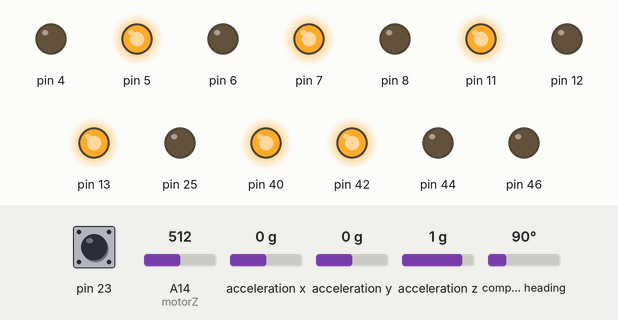
Recording of a sketch running on a simulated Arduino Mega 2560, built with avr-gcc and run on an emulated ATmega2560. Shown: output pins drawn as LEDs (lit = HIGH). Dashed ring = blinking. The test bench sets the inputs (shaded band); at power-on: pin 23 LOW, A14 (motorZ) = 512, acceleration x 0 g, acceleration y 0 g, acceleration z 1 g, compass heading 90°. What the sketch prints to the serial monitor is not drawn.

Above: at 1.3 s.
1.4 s: pin 23 driven HIGH
At 2.1 s:
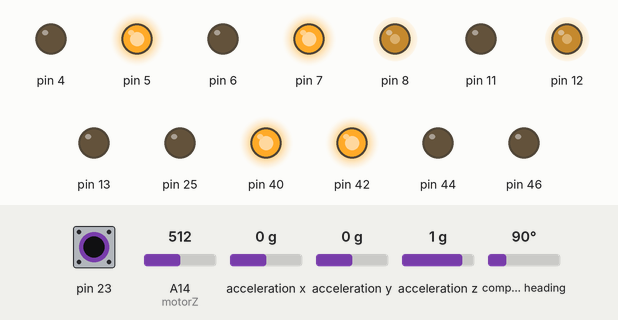
3.0 s: A14 (motorZ) set to 306
At 4.2 s:
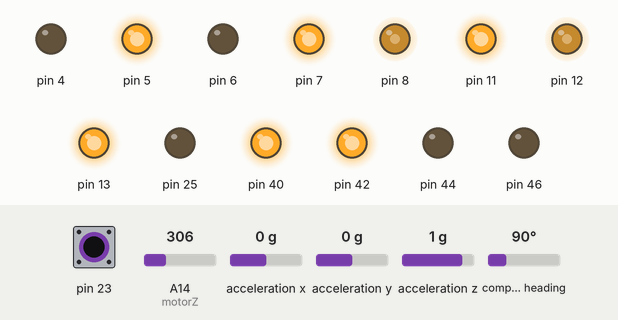
4.5 s: A14 (motorZ) set to 716
At 5.6 s:
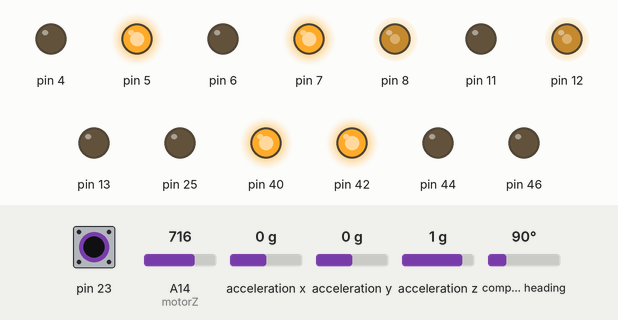
6.0 s: pin 23 driven LOW
At 6.7 s:
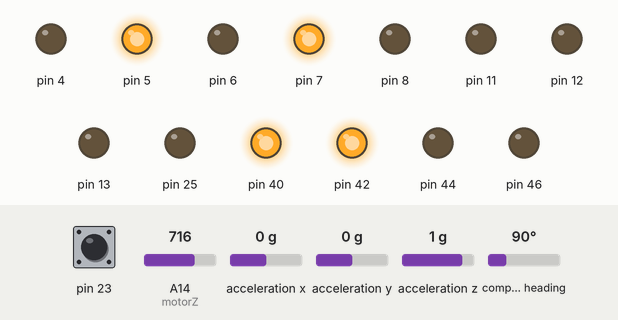
7.5 s: pin 23 pulsed HIGH 2 times (0.12 s each, 0.3 s apart)
At 7.56 s:
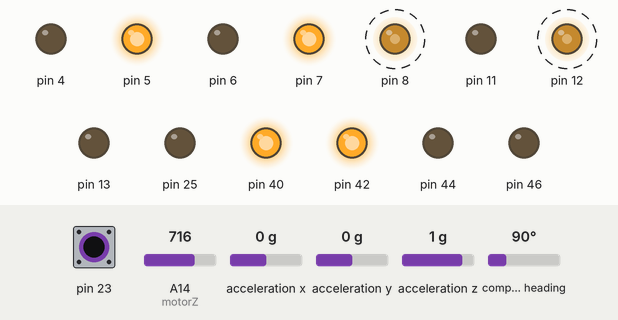
11.1 s: pin 23 pulsed HIGH 5 times (0.12 s each, 0.3 s apart)
At 13.5 s:
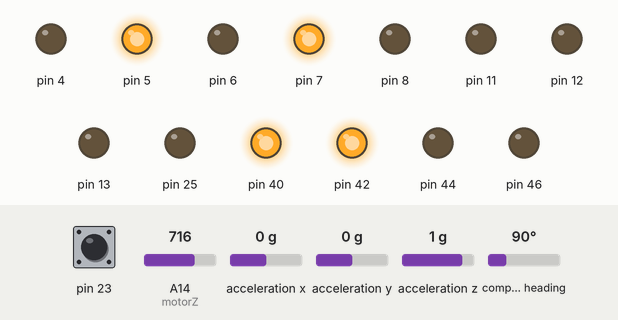
Timing chart, 0 to 15.0 s (numbered marks = the images above; inputs shaded):
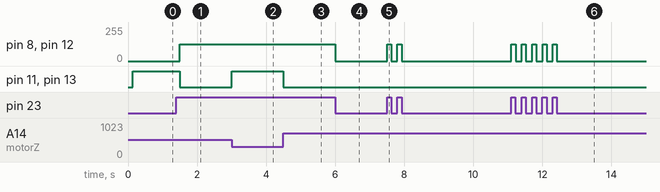

Measured:
- after the input at 1.4 s, pin 8, pin 12: 0/255 → 127/255 after 0.10 s; pin 11, pin 13: HIGH → LOW after 0.10 s
- after the input at 3.0 s, pin 11, pin 13: LOW → HIGH at once
- after the input at 4.5 s, pin 11, pin 13: HIGH → LOW at once
- after the input at 6.0 s, pin 8, pin 12: 127/255 → 0/255 at once
- after the input at 7.5 s, pin 8, pin 12: alternates 127/255 for 0.12 s and 0/255 for 0.18 s, 4 changes in all, then stays 0/255, starting at once
- after the input at 11.1 s, pin 8, pin 12: alternates 127/255 for 0.12 s and 0/255 for 0.18 s, 10 changes in all, then stays 0/255, starting at once

The sketch:

motorZ.ino
```cpp
#include <SetUp.h>

int cnt = 0;

void setup(void) {
  Set_9D();
  Motor_init();

  MsTimer2::set(100, timerFire); // 1000msごとにオンオフ
  MsTimer2::start();

  pinMode(ledpin, OUTPUT);
  pinMode(swpin, INPUT);
  pinMode(A14, INPUT);
}

//100ms毎にここが呼び出される
void timerFire() {
  time100ms++;
  if(time100ms <= 100) {
    Diving = true;
  }else if(time100ms <= 200){
    Diving = false;
  }else if(time100ms >= 200){
    time100ms = 0;
  }
}

//moguru
long Dive = 340;
//huzyou
long Emerge = 475;

void motorZ(){
  aturyoku = analogRead(A14);
  if(Diving){
    DivingPlus = Dive-aturyoku;
    motorZ_init_pwm = 0;
    if(DivingPlus >= 0) motor_zl.High(),motor_zr.High();
    else motor_zl.Low(),motor_zr.Low(),DivingPlus *= -1;
  }else if(!Diving){
    motorZ_init_pwm = aturyoku - Emerge;
    DivingPlus = 0;
    if(motorZ_init_pwm >= 0)  motor_zl.Low(),motor_zr.Low();
    else motor_zl.High(),motor_zr.High(),motorZ_init_pwm *= -1 ;
  }
  m_zr = motorZ_init_pwm + DivingPlus;
  m_zl = motorZ_init_pwm + DivingPlus;

  if(m_zr >= 30)  m_zr = 30;
  else if(m_zr <= 0)   m_zr = 0;
  if(m_zl >= 30)  m_zl = 30;
  else if(m_zl <= 0)   m_zl = 0;
}

void loop(void) {
  if(digitalRead(swpin) == 1){
      if(cnt == 0){
        Set_9D();
        MsTimer2::start();
        cnt = 1;
      }
  }
  while(cnt){
    if(digitalRead(swpin) == 1){
      Get_9D();
      if(!Turning){
        motorZ();
      }
      Pwm_Output();
    }else{
      Stop();
    }
    //delay(250);
    Serial.print("aturyoku : ");
    Serial.println(analogRead(A14));
  }
}
```
